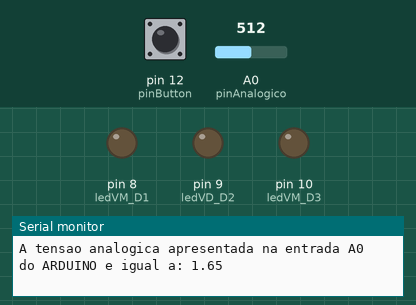
Bench run of a sketch on a simulated Arduino Uno, built with avr-gcc and run on an emulated ATmega328P. Parts: output pins drawn as LEDs (lit = HIGH), the last lines printed to the serial monitor. The inputs (shaded band) are chosen by the test bench; at power-on: pin 12 (pinButton) HIGH, A0 (pinAnalogico) = 512.

Above: at 1.2 s.
1.3 s: pin 12 (pinButton) pulled LOW for 0.35 s
At 1.65 s:
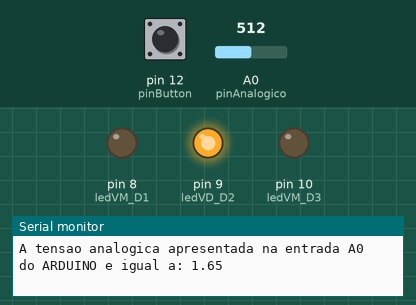
3.3 s: pin 12 (pinButton) pulled LOW for 3.2 s
At 7.9 s:
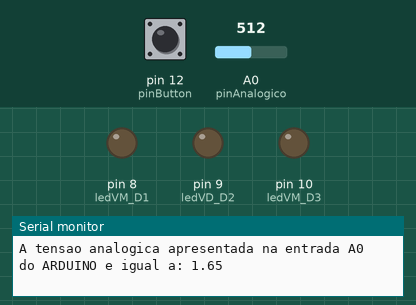
Timing chart, 0 to 9.4 s (numbered marks = the images above; inputs shaded):
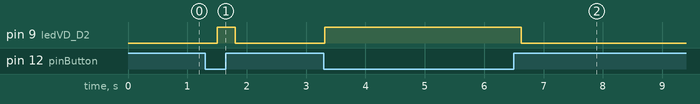

The sketch:

ReadAnalogVoltageCompletoFinal.ino
```cpp
//Definição dos pinos
#define pinAnalogico    A0
#define pinButton       12
#define ledVM_D3        10
#define ledVD_D2        9
#define ledVM_D1        8

void setup() {
  //Configuração do regime de trabalho dos pinos e comunicação serial
  pinMode(pinButton, INPUT_PULLUP);
  pinMode(ledVM_D3, OUTPUT);
  pinMode(ledVD_D2, OUTPUT);
  pinMode(ledVM_D1, OUTPUT);
  Serial.begin(115200); // Inicia porta serial
}

void loop() {
  //Realiza a leitura retornando valores de unidade entre 0-1023 (0-3.3V)
  int valorSensor = analogRead(pinAnalogico);
  //Realiza conversão
  int  tensao_int = map(valorSensor, 0, 1023, 0, 330); // SOMENTE PARA DUE
  float tensao = tensao_int / 100.0;

  Serial.print("A tensao analogica apresentada na entrada A0 do ARDUINO e igual a: ");
  Serial.println(tensao);
  if (!digitalRead(pinButton)) {
    if (tensao < 1.0) {
      digitalWrite(ledVM_D1, 1);
      digitalWrite(ledVD_D2, 0);
      digitalWrite(ledVM_D3, 0);
    } else {
      if (tensao < 2) {
        digitalWrite(ledVD_D2, 1);
        digitalWrite(ledVM_D1, 0);
        digitalWrite(ledVM_D3, 0);
      } else {
        digitalWrite(ledVM_D3, 1);
        digitalWrite(ledVM_D1, 0);
        digitalWrite(ledVD_D2, 0);
      }
    }
  } else {
    digitalWrite(ledVM_D1, 0);
    digitalWrite(ledVD_D2, 0);
    digitalWrite(ledVM_D3, 0);
  }
  delay(300);
}
```

Measured:
- after the input at 1.3 s, pin 9 (ledVD_D2): LOW → HIGH after 0.21 s, → LOW 0.30 s later
- after the input at 3.3 s, pin 9 (ledVD_D2): LOW → HIGH at once, → LOW 3.3 s later
